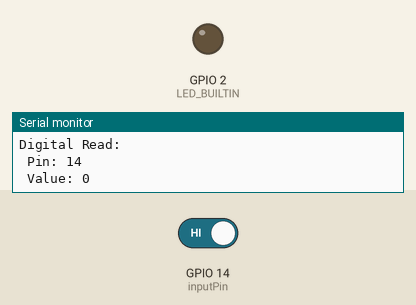
This sketch was run on a simulated ESP32. Parts: output pins drawn as LEDs (lit = HIGH), the last lines printed to the serial monitor. Dashed ring = blinking. The test bench sets the inputs (shaded band); at power-on: GPIO 14 (inputPin) HIGH.

Above: at 4.8 s.
4.9 s: GPIO 14 (inputPin) driven LOW
At 6.15 s:
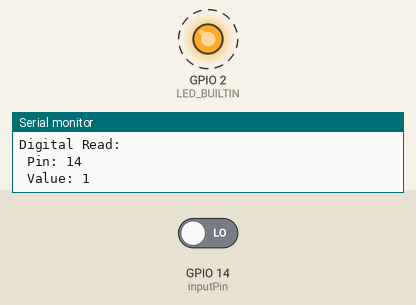
8.4 s: GPIO 14 (inputPin) driven HIGH
At 11.0 s:
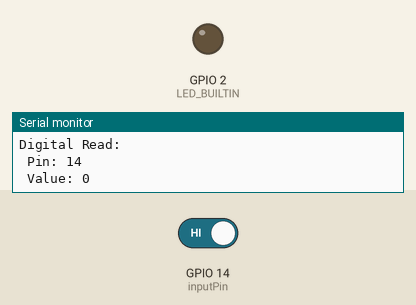
Timing chart, 0 to 12.5 s (numbered marks = the images above; inputs shaded):
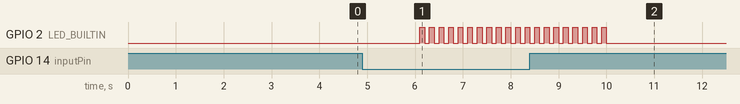

Measured:
- after the input at 4.9 s, GPIO 2 (LED_BUILTIN): alternates HIGH for 0.10 s and LOW for 0.10 s, starting after 1.2 s
- after the input at 8.4 s, GPIO 2 (LED_BUILTIN): goes on until 10.0 s, then stays LOW

The sketch:

pgood.ino
```cpp
/*--------------------------------------------------------------
  Program:      pgood

  Description:  Reads the state of the PGOOD pin on the bq24074.

  Hardware:     Adafruit Feather Huzzah plugged into lipo port
                on Adafruit bq24074, pin 14 on Feather plugged
                into PGOOD pin of bq24074.

  Software:     Developed using arduino-cli 0.21.0.

  Date:         13FEB2022

  Author:       Nicholas Wilde 0x08b7d7a3
--------------------------------------------------------------*/

#include <Ticker.h>

#define BAUD_RATE 115200        // baud rate used for Serial console
#define DELAY_LOOP 2000         // loop delay time (ms)
#define INTERVAL_BLINK 100      // blink interval (ms)

Ticker blinker;

const int inputPin = 14;

void setup() {
  Serial.begin(BAUD_RATE);
  while(!Serial);
  Serial.println();
  Serial.println("test: pgood");
  pinMode(LED_BUILTIN, OUTPUT);
  pinMode(inputPin, INPUT);
}

void loop() {
  int val = !digitalRead(inputPin);
  Serial.println("Digital Read:");
  Serial.print(" Pin: ");
  Serial.println(inputPin);
  Serial.print(" Value: ");
  Serial.println(val);
  if(val) {
    blinker.attach_ms(INTERVAL_BLINK, changeState);
  }else{
    blinker.detach();
  }
  delay(DELAY_LOOP);
}

void changeState(){
  digitalWrite(LED_BUILTIN, !(digitalRead(LED_BUILTIN)));
}
```
